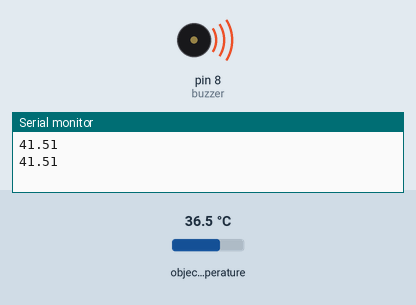
This sketch was run on a simulated Arduino Uno, built with avr-gcc and run on an emulated ATmega328P. On the bench: buzzer (waves = sounding, pin HIGH), the last lines printed to the serial monitor. Inputs (shaded band) come from the test bench; at power-on: object temperature 36.5 °C.

Above: at 1.2 s.
1.3 s: object temperature set to 35.2 °C
3.2 s: object temperature set to 34.5 °C
At 5.2 s:
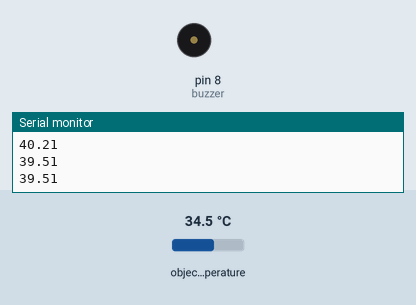
5.5 s: object temperature set to 39 °C
At 7.0 s:
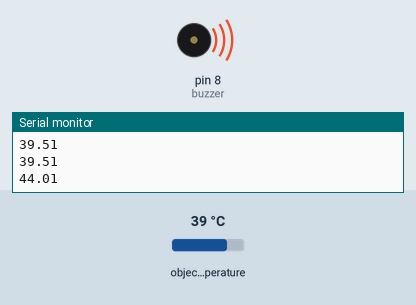
7.5 s: object temperature set to 20 °C
At 8.7 s:
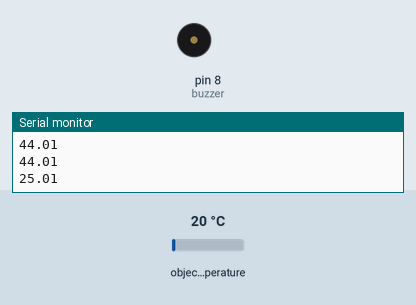
Timing chart, 0 to 10.5 s (numbered marks = the images above; inputs shaded):
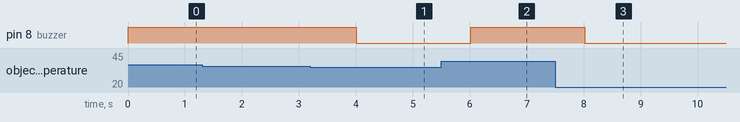

The sketch:

temp_arduino.ino
```cpp
#include <Wire.h>
#include <Adafruit_MLX90614.h>
Adafruit_MLX90614 mlx = Adafruit_MLX90614();
const int buzzer=8;
const int threshold=35;

void setup() {
  Serial.begin(9600);
//  Serial.println("Temp-*C");
  pinMode(8, OUTPUT);
  mlx.begin();
}
void loop() {
//  Serial.print("DATA,TIME,");
  Serial.print(mlx.readObjectTempC()+5);

  Serial.println();
    if (mlx.readObjectTempC()>threshold){
    digitalWrite(buzzer, HIGH);
  } else {
    digitalWrite(buzzer, LOW);
  }
  delay(1000);
}
```

Measured:
- the behaviour switches between 35 and 34.9 °C on object temperature (found by bisection; images 0 and 1)
- after the input at 3.2 s, pin 8 (buzzer): HIGH → LOW after 0.81 s
- after the input at 5.5 s, pin 8 (buzzer): LOW → HIGH after 0.51 s
- after the input at 7.5 s, pin 8 (buzzer): HIGH → LOW after 0.52 s
